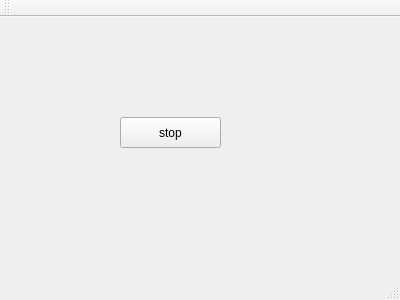
<?xml version="1.0" encoding="UTF-8"?>
<ui version="4.0">
 <class>MainWindow</class>
 <widget class="QMainWindow" name="MainWindow">
  <property name="geometry">
   <rect>
    <x>0</x>
    <y>0</y>
    <width>400</width>
    <height>300</height>
   </rect>
  </property>
  <property name="windowTitle">
   <string>MainWindow</string>
  </property>
  <widget class="QWidget" name="centralWidget">
   <widget class="QPushButton" name="pushButton">
    <property name="geometry">
     <rect>
      <x>120</x>
      <y>100</y>
      <width>101</width>
      <height>31</height>
     </rect>
    </property>
    <property name="text">
     <string>stop</string>
    </property>
   </widget>
  </widget>
  <widget class="QMenuBar" name="menuBar">
   <property name="geometry">
    <rect>
     <x>0</x>
     <y>0</y>
     <width>400</width>
     <height>27</height>
    </rect>
   </property>
  </widget>
  <widget class="QToolBar" name="mainToolBar">
   <attribute name="toolBarArea">
    <enum>TopToolBarArea</enum>
   </attribute>
   <attribute name="toolBarBreak">
    <bool>false</bool>
   </attribute>
  </widget>
  <widget class="QStatusBar" name="statusBar"/>
 </widget>
 <layoutdefault spacing="6" margin="11"/>
 <resources/>
 <connections/>
</ui>
